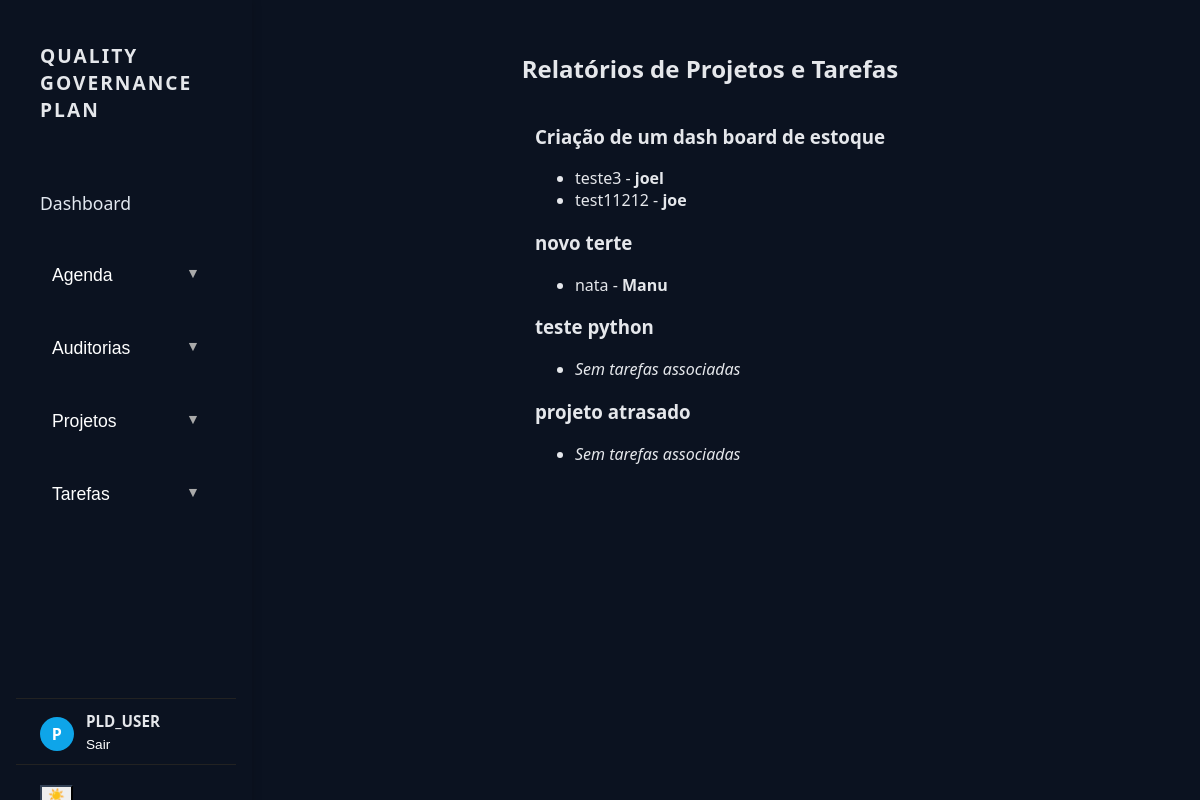
/relatorios/ (signed in), run on the app's committed database.
### banco_dados/models.py (models this page shows, shortened)
class Projeto(models.Model):
	nome = models.CharField(max_length=120, verbose_name='Nome do projeto')
	responsavel = models.CharField(max_length=100, verbose_name='Responsável')
	area_responsavel = models.CharField(max_length=20, choices=AreaResponsavel.choices, verbose_name='Área responsável')
	data_inicio = models.DateField(verbose_name='Data início')
	data_fim = models.DateField(verbose_name='Data fim')
	unidade = models.CharField(max_length=20, choices=Unidade.choices, verbose_name='Unidade')
	usuario = models.ForeignKey('auth.User', on_delete=models.PROTECT, verbose_name='Usuário', editable=False, null=True, blank=True)
	status = models.PositiveIntegerField(default=0, verbose_name='% concluído')
	observacao = models.TextField(blank=True, null=True, verbose_name='Observação')
	data_criacao = models.DateTimeField(auto_now_add=True, verbose_name='Data criação')
	tarefas_associadas = models.ManyToManyField('Tarefa', blank=True, verbose_name='Tarefas associadas', related_name='projetos_associados')

class Tarefa(models.Model):
	nome = models.CharField(max_length=120, verbose_name='Nome da tarefa')
	projeto = models.ForeignKey(Projeto, on_delete=models.CASCADE, related_name='tarefas')
	responsavel = models.CharField(max_length=100, verbose_name='Responsável', default='')
	data_inicio = models.DateField(verbose_name='Data início', null=True, blank=True)
	data_fim = models.DateField(verbose_name='Data fim', null=True, blank=True)
	concluida = models.BooleanField(default=False, verbose_name='Concluída')
	status = models.CharField(max_length=10, default='0%', verbose_name='Status (%)')
	observacao = models.TextField(blank=True, null=True, verbose_name='Observação')

### dashboard/views/relatorios_views.py (the view)
# urls.py: path('relatorios/', relatorios_lista, name='relatorios_lista'),
def relatorios_lista(request):
    projetos = Projeto.objects.all()
    relatorios = []
    for projeto in projetos:
        tarefas = Tarefa.objects.filter(projeto=projeto)
        relatorios.append({
            'projeto': projeto,
            'tarefas': tarefas,
        })
    return render(request, 'dashboard/relatorios/lista.html', {'relatorios': relatorios})

### dashboard/templates/dashboard/relatorios/lista.html
{% extends 'dashboard/base.html' %}
{% block content %}
<h2>Relatórios de Projetos e Tarefas</h2>
<div class="relatorio-lista">
    {% for relatorio in relatorios %}
        <div class="relatorio-card">
            <h3>{{ relatorio.projeto.nome }}</h3>
            <ul>
                {% for tarefa in relatorio.tarefas %}
                    <li>{{ tarefa.nome }}{% if tarefa.responsavel %} - <strong>{{ tarefa.responsavel }}</strong>{% endif %}</li>
                {% empty %}
                    <li><em>Sem tarefas associadas</em></li>
                {% endfor %}
            </ul>
        </div>
    {% empty %}
        <p>Nenhum projeto cadastrado.</p>
    {% endfor %}
</div>
{% endblock %}

### dashboard/templates/dashboard/base.html (shortened to what this page needs)
{% load static %}
<!DOCTYPE html>
<html lang="pt-br">
<head>
    <link rel="stylesheet" href="{% static 'dashboard/style.css' %}">
    <link rel="stylesheet" href="{% static 'dashboard/theme.css' %}">
    <link rel="stylesheet" href="{% static 'dashboard/dark.css' %}">
</head>
<body class="dark">
    <div class="sidebar">
        <span class="project-title">QUALITY GOVERNANCE PLAN</span>
        <nav class="side-menu">
            <ul>
                <li><a href="/">Dashboard</a></li>
                <li class="dropdown">
                    <button type="button">Agenda</button>
                </li>
                <li class="dropdown">
                    <button type="button">Auditorias</button>
                </li>
                <li class="dropdown">
                    <button type="button">Projetos</button>
                </li>
                <li class="dropdown">
                    <button type="button">Tarefas</button>
                </li>
            </ul>
        </nav>
        <div class="sidebar-user" aria-label="Usuário logado">
            <div class="avatar" aria-hidden="true">
                {{ request.user.username|first|upper }}
            </div>
            <div class="user-meta">
                <div class="name">{{ request.user.get_full_name|default:request.user.username }}</div>
                <div class="actions">
                    <form method="post" action="{% url 'logout' %}" style="display:inline;">
                        <button type="submit" class="logout" style="background:none;border:none;padding:0;color:inherit;cursor:pointer;">Sair</button>
                    </form>
                </div>
            </div>
        </div>
        <div class="sidebar-actions">
            <button id="theme-toggle" class="theme-toggle" title="Alternar tema" aria-label="Alternar tema">☀️</button>
        </div>
    </div>
    <main class="main-content" style="margin-left:220px;">
        {% block content %}{% endblock %}
    </main>
</body>
</html>

### dashboard/static/dashboard/style.css (style rules this page uses)
body { margin: 0; font-family: 'Segoe UI', Arial, sans-serif; background: var(--surface-50); }
.sidebar { width: 260px; background: #1877F2; color: #fff; height: 100vh; position: fixed; left: 0; top: 0; display: flex; flex-direction: column; padding: 24px 16px; }
.project-title { font-size: 1.4em; font-weight: bold; margin-bottom: 24px; letter-spacing: 1px; }
.sidebar nav ul { list-style: none; padding: 0; }
.sidebar nav ul li { margin: 16px 0; font-size: 1.1em; cursor: pointer; transition: background 0.2s; padding: 6px 12px; border-radius: 4px; }
.main-content { margin-left: 0; padding: 32px; display: flex; flex-direction: column; align-items: center; }

### dashboard/static/dashboard/theme.css (style rules this page uses)
.sidebar { position: fixed; top: 0; left: 0; width: 220px; height: 100vh; background: #1a1a1a; color: #fff; display: flex; flex-direction: column; z-index: 100; box-shadow: 2px 0 8px rgba(0,0,0,0.12); }
.sidebar .project-title { font-size: 1.2em; font-weight: bold; padding: 18px 24px 12px 24px; letter-spacing: 2px; color: #fff; }
.side-menu { flex: 1; padding: 0; }
.side-menu ul { list-style: none; margin: 0; padding: 0; }
.side-menu > ul > li { margin: 0; padding: 0; }
.side-menu a, .side-menu button { display: block; width: 100%; padding: 12px 24px; color: #fff; background: none; border: none; text-align: left; font-size: 1em; font-weight: 500; cursor: pointer; text-decoration: none; transition: background 0.18s; }
.side-menu .dropdown > button:after { content: '▼'; float: right; font-size: 0.8em; margin-left: 8px; color: #aaa; }
.sidebar-actions { padding: 18px 24px; border-top: 1px solid #222; }
.sidebar-user { padding: 14px 24px 10px 24px; border-top: 1px solid #222; display: flex; align-items: center; gap: 12px; }
.sidebar-user .avatar { width: 34px; height: 34px; border-radius: 50%; background: #0ea5e9; color: #fff; font-weight: 700; display: flex; align-items: center; justify-content: center; letter-spacing: 0.5px; }
.sidebar-user .user-meta { display: flex; flex-direction: column; gap: 2px; }
.sidebar-user .name { color: #e5e7eb; font-size: 0.95em; font-weight: 600; line-height: 1.1; }
.sidebar-user .logout { color: #94a3b8; font-size: 0.85em; text-decoration: none; }
.sidebar { background: var(--primary-700) !important; }
.sidebar a { color: #fff; text-decoration: none; background: transparent !important; border: none !important; }
.sidebar nav a { display: block; padding: 10px 12px; }
h1, h2, h3, .projetos-titulo, .titulo-form, .titulo-lista { color: var(--primary-600) !important; }
a { color: var(--primary-600); }

### dashboard/static/dashboard/dark.css (style rules this page uses)
:root { --surface-50: #0b1220; --surface-0: #0f172a; --surface-100: #111827; --border-200: #1f2937; --text-900: #e5e7eb; --text-700: #cbd5e1; --muted-400: #94a3b8; }
.theme-toggle { color: #e5e7eb; border-color: #334155; }
body { background: var(--surface-50) !important; color: var(--text-900) !important; }
.project-title { color: var(--text-900) !important; }
.sidebar { background: #0b1220 !important; }
.sidebar a { color: #e2e8f0 !important; background: transparent !important; }
h1, h2, h3, .projetos-titulo, .titulo-form, .titulo-lista { color: #e5e7eb !important; }
a { color: #93c5fd; }

### data on the page
Projeto: projeto.nome "Criação de um dash board de estoque"
Tarefa: nome "teste3", responsavel "joel"
Tarefa: nome "test11212", responsavel "joe"
Projeto: projeto.nome "novo terte"
Tarefa: nome "nata", responsavel "Manu"
Projeto: projeto.nome "teste python"
Projeto: projeto.nome "projeto atrasado"

### other printed values
{{ request.user.username|first|upper }} "P"
{{ request.user.get_full_name|default:request.user.username }} "PLD_USER"
